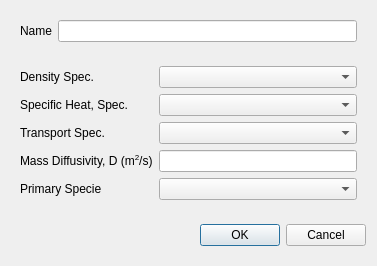
<?xml version="1.0" encoding="UTF-8"?>
<ui version="4.0">
 <class>MixtureDialog</class>
 <widget class="QDialog" name="MixtureDialog">
  <property name="geometry">
   <rect>
    <x>0</x>
    <y>0</y>
    <width>377</width>
    <height>264</height>
   </rect>
  </property>
  <property name="windowTitle">
   <string>Material</string>
  </property>
  <layout class="QVBoxLayout" name="verticalLayout">
   <item>
    <widget class="QWidget" name="dialogContents" native="true">
     <layout class="QVBoxLayout" name="verticalLayout_2">
      <property name="leftMargin">
       <number>0</number>
      </property>
      <property name="topMargin">
       <number>0</number>
      </property>
      <property name="rightMargin">
       <number>0</number>
      </property>
      <property name="bottomMargin">
       <number>0</number>
      </property>
      <item>
       <widget class="QWidget" name="widget" native="true">
        <layout class="QFormLayout" name="formLayout_6">
         <item row="0" column="0">
          <widget class="QLabel" name="label">
           <property name="text">
            <string>Name</string>
           </property>
          </widget>
         </item>
         <item row="0" column="1">
          <widget class="QLineEdit" name="name"/>
         </item>
        </layout>
       </widget>
      </item>
      <item>
       <widget class="QWidget" name="properties" native="true">
        <layout class="QFormLayout" name="formLayout_7">
         <item row="0" column="0">
          <widget class="QLabel" name="label_2">
           <property name="text">
            <string>Density Spec.</string>
           </property>
          </widget>
         </item>
         <item row="0" column="1">
          <widget class="PythonComboBox" name="densitySpec">
           <property name="sizePolicy">
            <sizepolicy hsizetype="Expanding" vsizetype="Fixed">
             <horstretch>0</horstretch>
             <verstretch>0</verstretch>
            </sizepolicy>
           </property>
          </widget>
         </item>
         <item row="1" column="0">
          <widget class="QLabel" name="label_3">
           <property name="text">
            <string>Specific Heat, Spec.</string>
           </property>
          </widget>
         </item>
         <item row="1" column="1">
          <widget class="PythonComboBox" name="specificHeatSpec">
           <property name="sizePolicy">
            <sizepolicy hsizetype="Expanding" vsizetype="Fixed">
             <horstretch>0</horstretch>
             <verstretch>0</verstretch>
            </sizepolicy>
           </property>
          </widget>
         </item>
         <item row="2" column="0">
          <widget class="QLabel" name="label_4">
           <property name="text">
            <string>Transport Spec.</string>
           </property>
          </widget>
         </item>
         <item row="2" column="1">
          <widget class="PythonComboBox" name="transportSpec">
           <property name="sizePolicy">
            <sizepolicy hsizetype="Expanding" vsizetype="Fixed">
             <horstretch>0</horstretch>
             <verstretch>0</verstretch>
            </sizepolicy>
           </property>
           <property name="minimumSize">
            <size>
             <width>92</width>
             <height>0</height>
            </size>
           </property>
          </widget>
         </item>
         <item row="3" column="0">
          <widget class="QLabel" name="label_5">
           <property name="text">
            <string>Mass Diffusivity, D (m&lt;sup&gt;2&lt;/sup&gt;/s)</string>
           </property>
          </widget>
         </item>
         <item row="3" column="1">
          <widget class="QLineEdit" name="massDiffusivity"/>
         </item>
         <item row="4" column="0">
          <widget class="QLabel" name="label_6">
           <property name="text">
            <string>Primary Specie</string>
           </property>
          </widget>
         </item>
         <item row="4" column="1">
          <widget class="QComboBox" name="primarySpecie">
           <property name="sizePolicy">
            <sizepolicy hsizetype="Expanding" vsizetype="Fixed">
             <horstretch>0</horstretch>
             <verstretch>0</verstretch>
            </sizepolicy>
           </property>
          </widget>
         </item>
        </layout>
       </widget>
      </item>
     </layout>
    </widget>
   </item>
   <item>
    <widget class="QWidget" name="widget_4" native="true">
     <layout class="QHBoxLayout" name="horizontalLayout_3">
      <property name="rightMargin">
       <number>0</number>
      </property>
      <item>
       <spacer name="horizontalSpacer">
        <property name="orientation">
         <enum>Qt::Horizontal</enum>
        </property>
        <property name="sizeHint" stdset="0">
         <size>
          <width>208</width>
          <height>20</height>
         </size>
        </property>
       </spacer>
      </item>
      <item>
       <widget class="QPushButton" name="ok">
        <property name="text">
         <string>OK</string>
        </property>
        <property name="default">
         <bool>true</bool>
        </property>
       </widget>
      </item>
      <item>
       <widget class="QPushButton" name="cancel">
        <property name="text">
         <string>Cancel</string>
        </property>
       </widget>
      </item>
     </layout>
    </widget>
   </item>
  </layout>
 </widget>
 <customwidgets>
  <customwidget>
   <class>PythonComboBox</class>
   <extends>QComboBox</extends>
   <header>widgets.python_combo_box</header>
  </customwidget>
 </customwidgets>
 <resources/>
 <connections>
  <connection>
   <sender>cancel</sender>
   <signal>clicked()</signal>
   <receiver>MixtureDialog</receiver>
   <slot>reject()</slot>
   <hints>
    <hint type="sourcelabel">
     <x>330</x>
     <y>621</y>
    </hint>
    <hint type="destinationlabel">
     <x>188</x>
     <y>325</y>
    </hint>
   </hints>
  </connection>
 </connections>
</ui>
